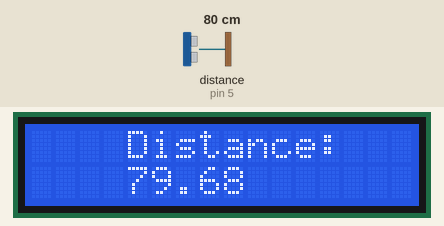
This sketch was run on a simulated Arduino Uno, built with avr-gcc and run on an emulated ATmega328P. On the bench: 16×2 character LCD. Wiring (inferred from the names in the program): ultrasonic range finder: trigger pin 6; echo pin 5. The inputs (shaded band) are chosen by the test bench; at power-on: distance to the obstacle (sensor on pin 5) 80 cm. The echo pulse lasts 58.3 µs per cm; what the sketch prints to the serial monitor is not drawn.

Above: at 1.3 s.
1.4 s: distance to the obstacle (sensor on pin 5) set to 2 cm
At 1.58 s:
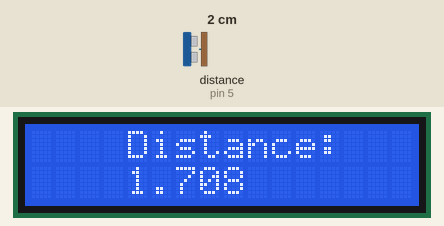
2.9 s: distance to the obstacle (sensor on pin 5) set to 18 cm
At 4.3 s:
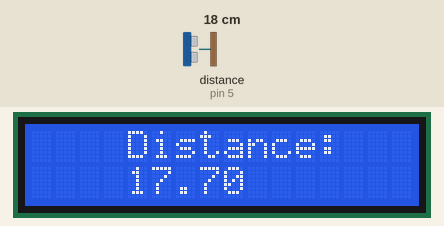
4.6 s: distance to the obstacle (sensor on pin 5) set to 250 cm
At 4.82 s:
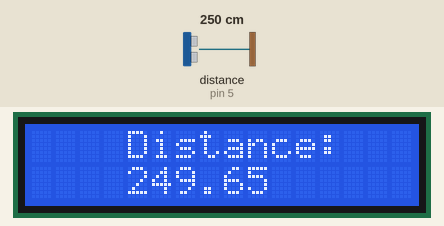
Timing chart, 0 to 7.6 s (numbered marks = the images above; inputs shaded):
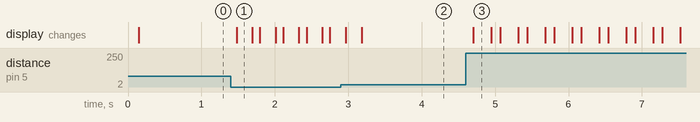

The sketch:

lcd_distance.ino
```cpp
#include <LiquidCrystal_I2C.h>
#include <Wire.h>

LiquidCrystal_I2C lcd(0x27, 16, 2);  // set the LCD address to 0x27 for a 16 chars and 2 line display
const int trigPin = 6;
const int echoPin = 5;

float duration, distance;

void setup() {
  pinMode(trigPin, OUTPUT);
  pinMode(echoPin, INPUT);
  Serial.begin(9600);
  lcd.init();
  lcd.init();
  lcd.backlight();
  lcd.setCursor(4, 0);
  lcd.print("Distance:");

}

void loop() {
  digitalWrite(trigPin, LOW);
  delayMicroseconds(2);
  digitalWrite(trigPin, HIGH);
  delayMicroseconds(10);
  digitalWrite(trigPin, LOW);

  duration = pulseIn(echoPin, HIGH);
  distance = (duration * 0.0343)/2;
  Serial.print("Distance: ");
  Serial.println(distance);
  lcd.setCursor(4, 1);
  lcd.print(distance);
  delay(100);

}
```

Measured:
- after the input at 1.4 s, the display: changes after 0.08 s (image 1)
- after the input at 2.9 s, the display: first changes after 0.06 s (image 2 shows a later state)
- after the input at 4.6 s, the display: changes after 0.11 s (image 3)
